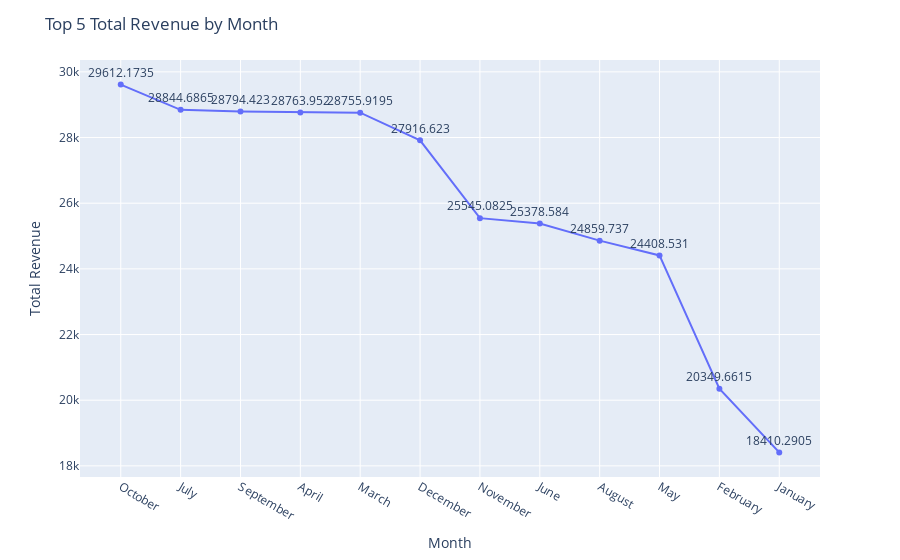

The code cell stored with this chart in its notebook:
### Code cell
import plotly.express as px

fig = px.line(df, x='month', y='Total_Revenue', markers=True, line_shape='linear', text=df['Total_Revenue'])

fig.update_traces(textposition='top center', hoverinfo='x+y')

fig.update_layout(
    title='Top 5 Total Revenue by Month',
    xaxis_title='Month',
    yaxis_title='Total Revenue'
)

fig.show()

### Figure 1 — Plotly figure (JSON) as saved in the notebook; plotly's stock layout.template omitted (floating-point values rounded to 4 significant figures)
{"data": [{"hoverinfo": "x+y", "hovertemplate": "month=%{x}<br>Total_Revenue=%{text}<extra></extra>", "legendgroup": "", "line": {"color": "#636efa", "dash": "solid", "shape": "linear"}, "marker": {"symbol": "circle"}, "mode": "markers+text+lines", "name": "", "orientation": "v", "showlegend": false, "text": [29610.0, 28840.0, 28790.0, 28760.0, 28760.0, 27920.0, 25550.0, 25380.0, 24860.0, 24410.0, 20350.0, 18410.0], "textposition": "top center", "type": "scatter", "x": ["October", "July", "September", "April", "March", "December", "November", "June", "August", "May", "February", "January"], "xaxis": "x", "y": [29610.0, 28840.0, 28790.0, 28760.0, 28760.0, 27920.0, 25550.0, 25380.0, 24860.0, 24410.0, 20350.0, 18410.0], "yaxis": "y"}], "layout": {"legend": {"tracegroupgap": 0}, "margin": {"t": 60}, "title": {"text": "Top 5 Total Revenue by Month"}, "xaxis": {"anchor": "y", "domain": [0, 1], "title": {"text": "Month"}}, "yaxis": {"anchor": "x", "domain": [0, 1], "title": {"text": "Total Revenue"}}}}
